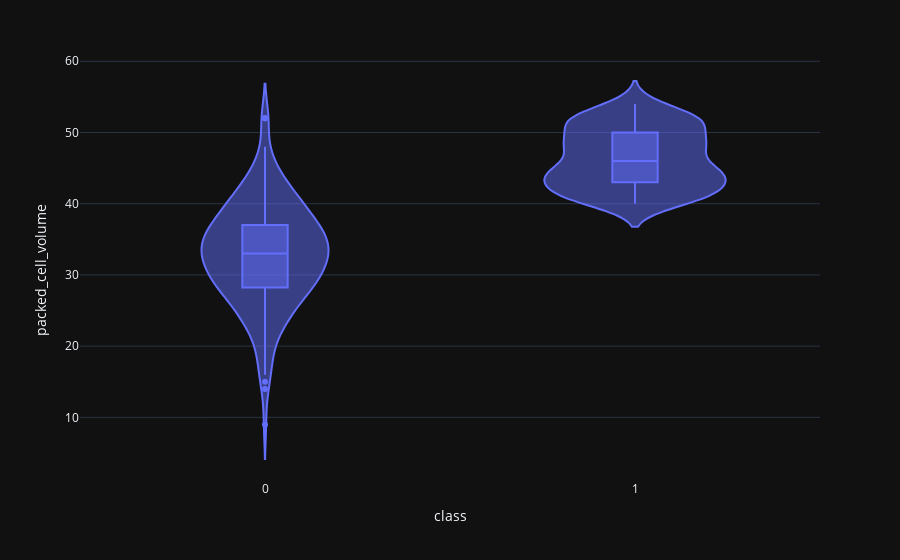

The cell this chart's notebook holds for it:
### Code cell
# Insights >> outliers are present, 3.1 and 4.8, 16.1 for class 0

violin('packed_cell_volume')

### Figure 1 — Plotly figure (JSON) as saved in the notebook; plotly's stock layout.template omitted (floating-point values rounded to 4 significant figures; data arrays with more than 128 entries replaced by an {"elided": "..."} marker saying what was removed)
{"data": [{"alignmentgroup": "True", "box": {"visible": true}, "hovertemplate": "class=%{x}<br>packed_cell_volume=%{y}<extra></extra>", "legendgroup": "", "marker": {"color": "#636efa"}, "name": "", "offsetgroup": "", "orientation": "v", "scalegroup": "True", "showlegend": false, "type": "violin", "x": {"elided": "400 int values"}, "x0": " ", "xaxis": "x", "y": {"elided": "400 int values"}, "y0": " ", "yaxis": "y"}], "layout": {"legend": {"tracegroupgap": 0}, "margin": {"t": 60}, "violinmode": "group", "xaxis": {"anchor": "y", "domain": [0, 1], "title": {"text": "class"}}, "yaxis": {"anchor": "x", "domain": [0, 1], "title": {"text": "packed_cell_volume"}}}}
